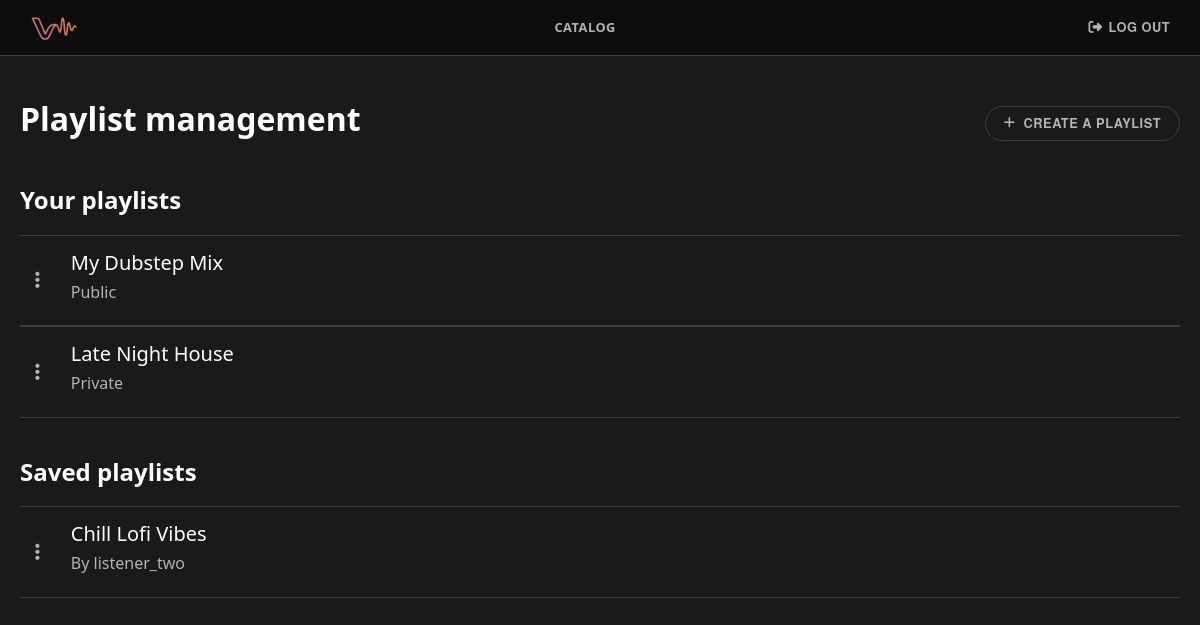
The app's page /me/playlists/ (signed in), older data.
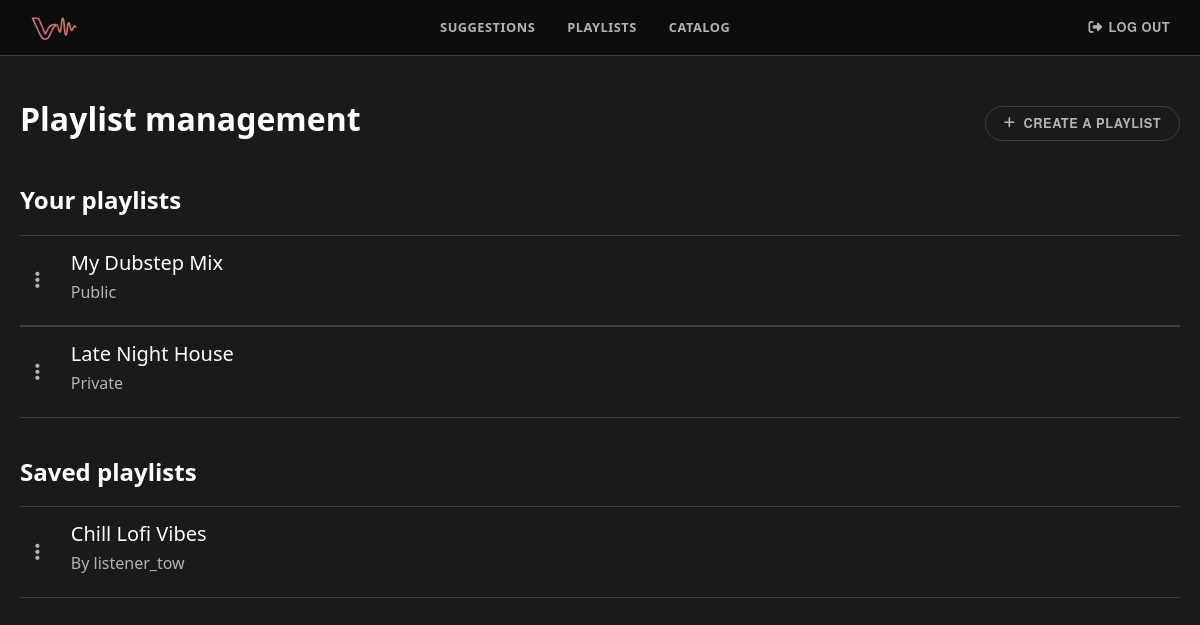
The same page, newer data.
### listeners/models.py (models this page shows)
class Playlist(models.Model):
    title = models.CharField(max_length=100, default='New playlist')
    listener = models.ForeignKey(settings.AUTH_USER_MODEL, on_delete=models.CASCADE)
    saved_by = models.ManyToManyField(
        settings.AUTH_USER_MODEL,
        related_name='saved_playlists',
        blank=True)
    tracks = models.ManyToManyField('catalog.Track', blank=True, related_name='playlists')
    is_public = models.BooleanField(default=False)

### accounts/models.py (models this page shows, shortened)
class User(AbstractUser):
    objects = CustomUserManager()
    @property
    def is_listener(self):
        return self.groups.filter(name='Listeners').exists()

### listeners/views.py (the view, shortened to what this page needs)
# urls.py: path('playlists/', PlaylistView.as_view(), name='user_playlists'),
class PlaylistView(LoginRequiredMixin, generic.ListView):
    model = Playlist
    template_name = "user_playlists.html"
    context_object_name = 'playlists'
    def get_queryset(self):
        return Playlist.objects.filter(listener=self.request.user)
    def get_context_data(self, **kwargs):
        context = super().get_context_data(**kwargs)
        saved_playlists = Playlist.objects.filter(
            saved_by=self.request.user,
            is_public=True,
        ).exclude(
            listener=self.request.user)
        context['saved_playlists'] = saved_playlists
        return context

### templates/user_playlists.html (shortened to what this page needs)
{% extends "base.html" %}
{% load static %}
{% block css %}
    <link rel="stylesheet" href="{% static 'style/user_playlists.css' %}">
    <link rel="stylesheet" href="{% static 'style/search.css' %}">
{% endblock %}
{% block content %}
    <main>
        <div class="d-flex justify-content-between align-items-center flex-wrap gap-3">
            <h1 style="color: var(--text-primary); font-size: 2rem; font-weight: 800;">Playlist management</h1>
            <button class="adv-filter-btn d-flex align-items-center gap-2" style="display: flex;" data-bs-toggle="modal"
                    data-bs-target="#createPlaylistModal">
                <i class="fa-solid fa-plus"></i>
                <span>Create a playlist</span>
            </button>
        </div>
        <section id="personal-playlists">
            {% if playlists %}
                <h2 class="section-title">Your playlists</h2>
                {% for playlist in playlists %}
                    <div class="result-unit" data-type="playlist" data-id="{{ playlist.id }}"
                         data-href="{% url 'playlist_detail' playlist.id %}">
                        <div class="result-details align-items-center">
                            <div class="result-container">
                                <div class="dropdown me-3">
                                    <button class="playlist-options-btn" type="button" data-bs-toggle="dropdown"
                                            aria-expanded="false">
                                        <i class="fa-solid fa-ellipsis-vertical"></i>
                                    </button>
                                </div>
                                <div class="result-description">
                                    <h2>{{ playlist.title }}</h2>
                                    <h3>{% if playlist.is_public %}Public{% else %}Private{% endif %}</h3>
                                </div>
                            </div>
                        </div>
                    </div>
                {% endfor %}
            {% endif %}
        </section>
        <section id="saved-playlists">
            {% if saved_playlists %}
                <h2 class="section-title">Saved playlists</h2>
                {% for playlist in saved_playlists %}
                    <div class="result-unit" data-type="playlist" data-id="{{ playlist.id }}" data-userId="{{ playlist.listener }}"
                         data-href="{% url 'playlist_detail' playlist.id %}">
                        <div class="result-details">
                            <div class="result-container">
                                <div class="dropdown me-3">
                                    <button class="playlist-options-btn" type="button" data-bs-toggle="dropdown"
                                            aria-expanded="false">
                                        <i class="fa-solid fa-ellipsis-vertical"></i>
                                    </button>
                                </div>
                                <div class="result-description">
                                    <h2>{{ playlist.title }}</h2>
                                    <h3>By {{ playlist.listener.username }}</h3>
                                </div>
                            </div>
                        </div>
                    </div>
                {% endfor %}
            {% endif %}
        </section>
    </main>
{% endblock %}

Row changes from the older to the newer data that the page shows:
changed through a linked row, Playlist "Chill Lofi Vibes": listener.username "listener_two" → "listener_tow"
Text that changed along with them:
text now shown: "SUGGESTIONS PLAYLISTS"
